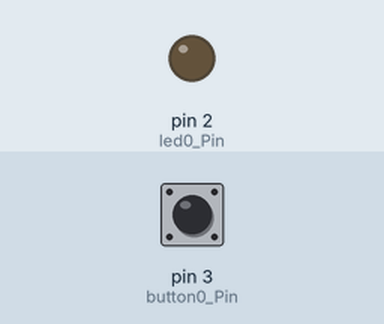
Bench run of a sketch on a simulated Arduino Uno, built with avr-gcc and run on an emulated ATmega328P. Parts: output pins drawn as LEDs (lit = HIGH). The inputs (shaded band) are chosen by the test bench; at power-on: pin 3 (button0_Pin) HIGH.

Above: at 1.2 s.
1.3 s: pin 3 (button0_Pin) pulled LOW for 0.15 s
At 1.37 s:
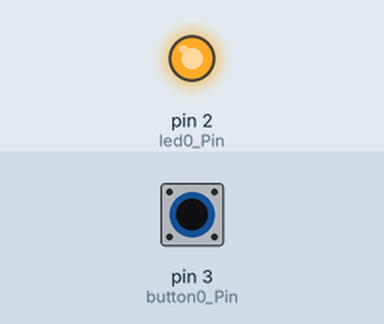
2.9 s: pin 3 (button0_Pin) pulled LOW for 3.2 s
At 6.9 s:
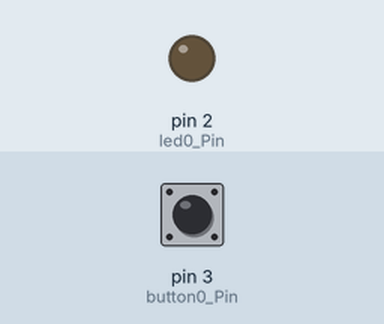
Timing chart, 0 to 8.4 s (numbered marks = the images above; inputs shaded):
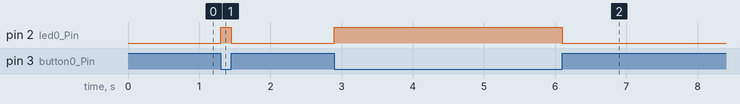

The sketch:

LED_______.ino
```cpp
#include <Arduino.h>

// put function declarations here:
int myFunction(int, int);

int led0_Pin = 2;  /*1번째 LED 핀*/
int button0_Pin = 3;  /*1번째 버튼 핀*/

void setup()  /*초기화*/
{
  pinMode(led0_Pin, OUTPUT);  /*1번째 LED 핀출력 포트 설정*/
  pinMode(button0_Pin, INPUT);  /*1번째 버튼 핀입력 포트 설정*/
}

/*스위치를 누를시에 LED 켜기*/
void loop()
{
  if(digitalRead(button0_Pin) == LOW)  /*1번째 버튼이 눌렸을 때*/
  {
    digitalWrite(led0_Pin, HIGH);  /*1번째 LED ON*/
  }
  else  /*1번째 버튼이 눌리지 않았을 때*/
  {
    digitalWrite(led0_Pin, LOW);  /*1번째 LED OFF*/
  }
}
```

Measured:
- after the input at 1.3 s, pin 2 (led0_Pin): LOW → HIGH at once, → LOW 0.15 s later
- after the input at 2.9 s, pin 2 (led0_Pin): LOW → HIGH at once, → LOW 3.2 s later
